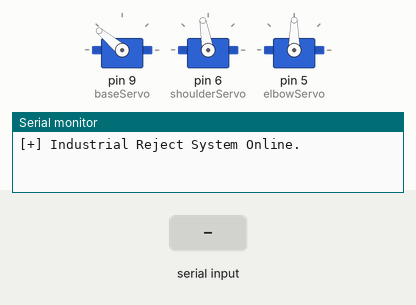
Recording of a sketch running on a simulated Arduino Uno, built with avr-gcc and run on an emulated ATmega328P. Parts: 3 × servo, the last lines printed to the serial monitor. Inputs (shaded band) come from the test bench.

Above: at 1.2 s.
1.3 s: "REJECT\n" received over Serial
At 1.47 s:
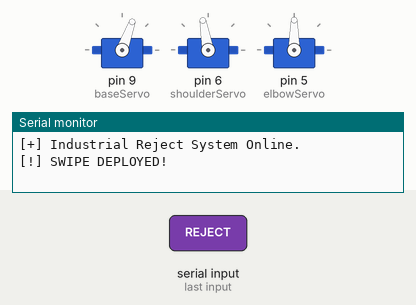
Timing chart, 0 to 4.3 s (numbered marks = the images above; inputs shaded):
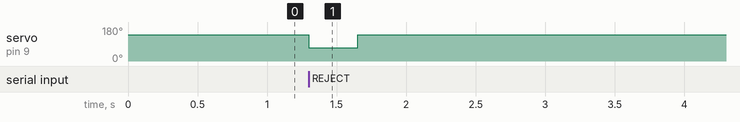

The sketch:

reject_system.ino
```cpp
#include <Servo.h>   // Library to control servo motors

// Create servo objects
Servo baseServo;
Servo shoulderServo;
Servo elbowServo;

String command = "";  // Store incoming text commands

// Pre-set positions for the base servo
int homeBase = 140;   // Safe position (arm tucked away)
int strikeBase = 70;  // Position to swipe across the track

void setup() {
    Serial.begin(115200);  // Start serial communication with computer

    // Attach servos to pins
    baseServo.attach(9);      //D9
    shoulderServo.attach(6);  //D6
    elbowServo.attach(5);     //D5

    // Fix shoulder and elbow at a flat height above the track
    shoulderServo.write(100);
    elbowServo.write(90);

    // Move base servo to home position
    baseServo.write(homeBase);

    Serial.println("[+] Industrial Reject System Online.");
}

void loop() {
    // Check if there is data coming from computer
    while(Serial.available() > 0) {
        char c = Serial.read();  // Read one character
        if(c == '\n') {          // End of command
            processCommand(command);  // Handle the command
            command = "";             // Reset command string
        } else {
            command += c;             // Add character to command
        }
    }
}

void processCommand(String cmd) {
    // If the command starts with "REJECT"
    if(cmd.startsWith("REJECT")) {
        executeHighSpeedSwipe();  // Run the swipe function
    }
}

void executeHighSpeedSwipe() {
    Serial.println("[!] SWIPE DEPLOYED!");

    // Move base servo quickly to strike position
    baseServo.write(strikeBase);
    delay(350);  // Wait a short time to make sure it hits

    // Move base servo back to home position
    baseServo.write(homeBase);
    delay(300);  // Wait before ready again
}
```

Measured:
- after the input at 1.3 s, servo on pin 9 (baseServo): 140° → 70° at once, → 140° 0.35 s later
